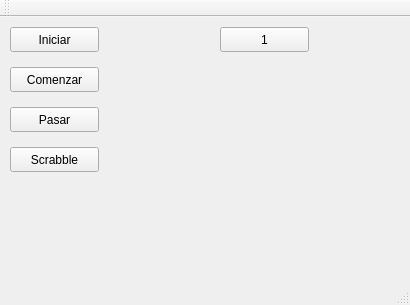
<?xml version="1.0" encoding="UTF-8"?>
<ui version="4.0">
 <class>MainWindow</class>
 <widget class="QMainWindow" name="MainWindow">
  <property name="geometry">
   <rect>
    <x>0</x>
    <y>0</y>
    <width>410</width>
    <height>305</height>
   </rect>
  </property>
  <property name="windowTitle">
   <string>MainWindow</string>
  </property>
  <widget class="QWidget" name="centralWidget">
   <widget class="QPushButton" name="closeButton">
    <property name="geometry">
     <rect>
      <x>220</x>
      <y>10</y>
      <width>89</width>
      <height>25</height>
     </rect>
    </property>
    <property name="text">
     <string>1</string>
    </property>
   </widget>
   <widget class="QPushButton" name="scrabbleButton">
    <property name="geometry">
     <rect>
      <x>10</x>
      <y>130</y>
      <width>89</width>
      <height>25</height>
     </rect>
    </property>
    <property name="text">
     <string>Scrabble</string>
    </property>
   </widget>
   <widget class="QPushButton" name="pasarButton">
    <property name="geometry">
     <rect>
      <x>10</x>
      <y>90</y>
      <width>89</width>
      <height>25</height>
     </rect>
    </property>
    <property name="text">
     <string>Pasar</string>
    </property>
   </widget>
   <widget class="QPushButton" name="iniciarButton">
    <property name="geometry">
     <rect>
      <x>10</x>
      <y>10</y>
      <width>89</width>
      <height>25</height>
     </rect>
    </property>
    <property name="text">
     <string>Iniciar</string>
    </property>
   </widget>
   <widget class="QPushButton" name="comenzarButton">
    <property name="geometry">
     <rect>
      <x>10</x>
      <y>50</y>
      <width>89</width>
      <height>25</height>
     </rect>
    </property>
    <property name="text">
     <string>Comenzar</string>
    </property>
   </widget>
  </widget>
  <widget class="QMenuBar" name="menuBar">
   <property name="geometry">
    <rect>
     <x>0</x>
     <y>0</y>
     <width>410</width>
     <height>22</height>
    </rect>
   </property>
  </widget>
  <widget class="QToolBar" name="mainToolBar">
   <attribute name="toolBarArea">
    <enum>TopToolBarArea</enum>
   </attribute>
   <attribute name="toolBarBreak">
    <bool>false</bool>
   </attribute>
  </widget>
  <widget class="QStatusBar" name="statusBar"/>
 </widget>
 <layoutdefault spacing="6" margin="11"/>
 <resources/>
 <connections>
  <connection>
   <sender>closeButton</sender>
   <signal>clicked()</signal>
   <receiver>MainWindow</receiver>
   <slot>close()</slot>
   <hints>
    <hint type="sourcelabel">
     <x>332</x>
     <y>70</y>
    </hint>
    <hint type="destinationlabel">
     <x>318</x>
     <y>212</y>
    </hint>
   </hints>
  </connection>
 </connections>
</ui>
